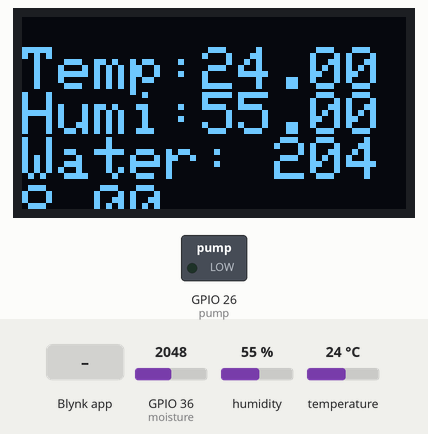
Recording of a sketch running on a simulated ESP32. Parts: 128×64 one-colour display, switched loads named in the sketch (green lamp = pin HIGH). The test bench sets the inputs (shaded band); at power-on: humidity 55 %, GPIO 36 (moisture) = 2048, temperature 24 °C. WiFi joins after 1.5 s; servers stay silent unless stated.

Above: at 6.0 s.
6.1 s: Blynk app writes 1 to V3
At 8.2 s:
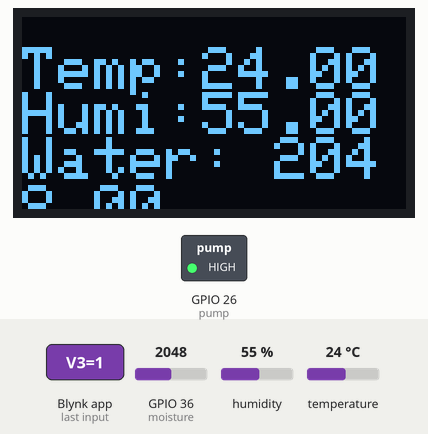
12.1 s: humidity set to 22 %
At 13.9 s:
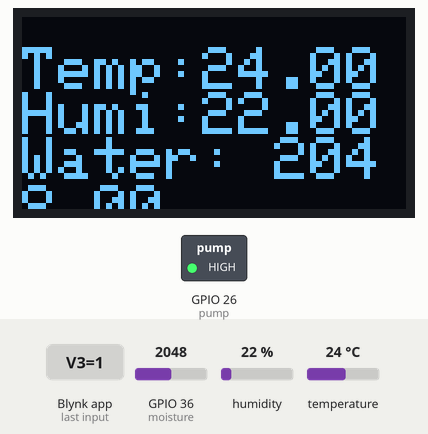
14.8 s: GPIO 36 (moisture) set to 2866
At 15.8 s:
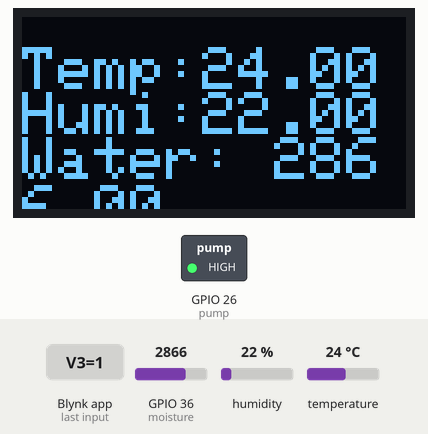
18.8 s: temperature set to 12 °C
At 20.8 s:
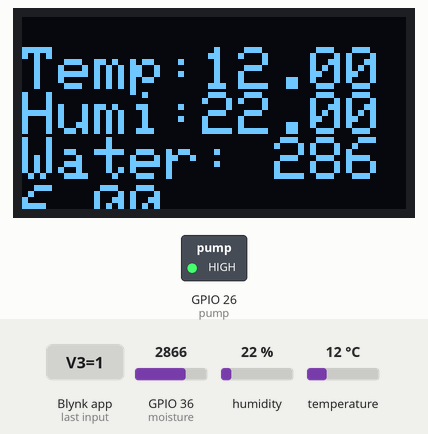
21.5 s: Blynk app writes 0 to V3
At 24.7 s:
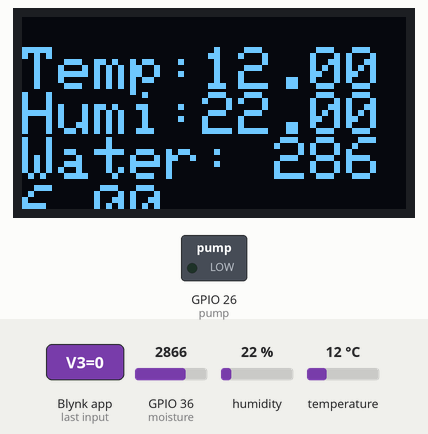
27.1 s: GPIO 36 (moisture) set to 3603
At 28.5 s:
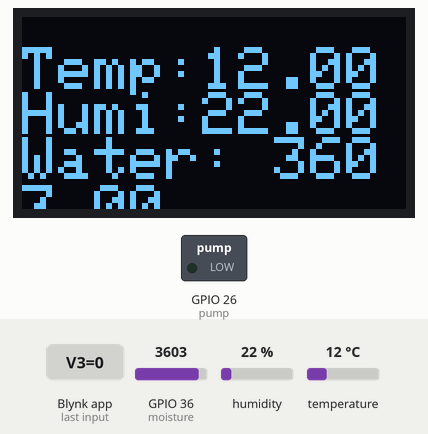
Timing chart, 0 to 30.1 s (numbered marks = the images above; inputs shaded):
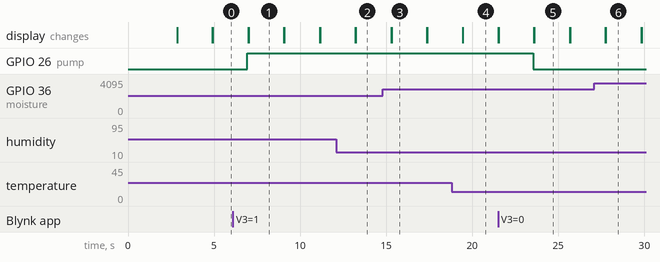

Measured:
- after the input at 6.1 s, GPIO 26 (pump): LOW → HIGH after 0.84 s
- after the input at 12.1 s, the display: first changes after 1.1 s (image 2 shows a later state)
- after the input at 14.8 s, the display: first differs from a run without the input after 0.51 s (image 3)
- after the input at 18.8 s, the display: first changes after 0.64 s (image 4 shows a later state)
- after the input at 21.5 s, GPIO 26 (pump): HIGH → LOW after 2.0 s
- after the input at 27.1 s, the display: first differs from a run without the input after 0.67 s (image 6)
- what the display in image 1 shows lasts 2.1 s, from 7.0 s to 9.1 s

The sketch:

Smart_Garden_Blynk_OLED.ino
```cpp
#define BLYNK_PRINT Serial
#define BLYNK_TEMPLATE_ID "**************"
#define BLYNK_DEVICE_NAME "************"
#define BLYNK_AUTH_TOKEN "*********************"

#include <WiFi.h>
#include <WiFiClient.h>
#include <BlynkSimpleEsp32.h>
#include "DHT.h"
#include <SPI.h>
#include <Wire.h>
#include <Adafruit_GFX.h>
#include <Adafruit_SH1106.h>

char auth[] = "****************************";

char ssid[] = "*********************";
char pass[] = "****************";

#define pump 26
#define moisture 36
float water;

#define DHTPIN 14
#define DHTTYPE DHT11
DHT dht(DHTPIN, DHTTYPE);

#define OLED_SDA 21
#define OLED_SCL 22
Adafruit_SH1106 display(21, 22);

BlynkTimer timer;

void sendSensor()
{
  float h = dht.readHumidity();
  float t = dht.readTemperature();

  if (isnan(h) || isnan(t)) {
    Serial.println("Failed to read from DHT sensor!");
    return;
  }

  Blynk.virtualWrite(V1, h);
  Blynk.virtualWrite(V2, t);
  Blynk.virtualWrite(V0, water);

  display.clearDisplay();
  display.setTextSize(2);
  display.setTextColor(WHITE);
  display.setCursor(0, 10);
  display.print("Temp:");
  display.println(t);
  display.setCursor(0, 25);
  display.print("Humi:");
  display.println(h);
  display.display();
}

BLYNK_WRITE(V3){
  int value = param.asInt();
  digitalWrite(pump, value);
}

void setup()
{
  Serial.begin(115200);
  delay(1000);
  Blynk.begin(auth, ssid, pass);
  dht.begin();
  timer.setInterval(1000L, sendSensor);
  pinMode(moisture, INPUT);
  pinMode(pump, OUTPUT);

  //OLED Code Initiation
  display.begin(SH1106_SWITCHCAPVCC, 0x3C);  // initialize with the I2C addr 0x3D (for the 128x64)

  display.clearDisplay();
  display.setTextSize(2);
  display.setTextColor(WHITE);
  display.setCursor(35, 10);
  display.print("Smart");
  display.setCursor(30, 40);
  display.print("Garden");
  display.display();
  delay(2000);
  display.clearDisplay();
}

void loop()
{
  Blynk.run();
  timer.run();
  water = analogRead(moisture);
  display.setTextSize(2);
  display.setTextColor(WHITE);
  display.setCursor(0, 40);
  display.print("Water: ");
  display.println(water);
  display.display();
  delay(2000);
  display.clearDisplay();
}
```
